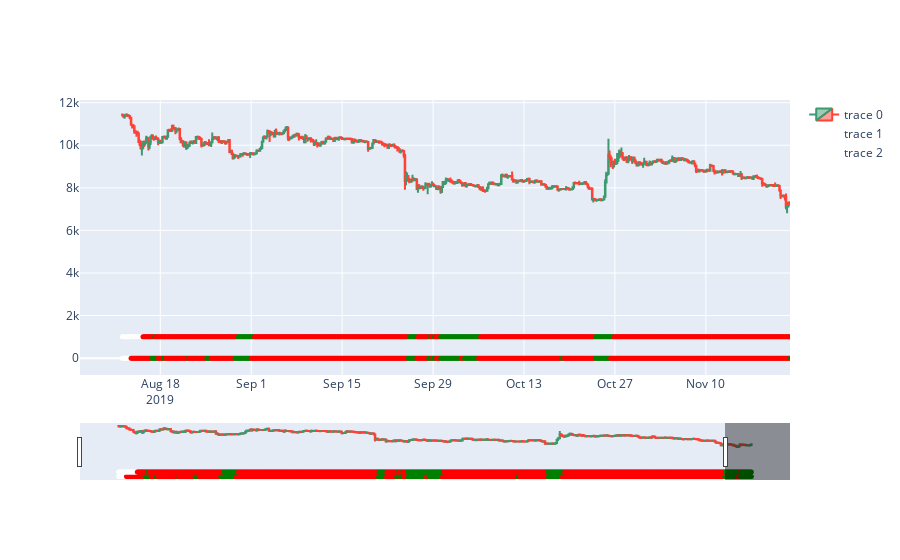

Notebook source saved alongside this figure:
### Code cell
fig = go.Figure(data=[go.Candlestick(x=df['date'],
                open=df['open'],
                high=df['high'],
                low=df['low'],
                close=df['close'])])

fig.add_trace(go.Scatter(x=df['date'], y=[0]*len(df['date']), mode='markers',
                         marker=dict(size=5, color=get_ema(9))))
fig.add_trace(go.Scatter(x=df['date'], y=[1000]*len(df['date']), mode='markers',
                         marker=dict(size=5, color=get_ema(20))))

fig.show()

### Figure 1 — Plotly figure (JSON) as saved in the notebook; plotly's stock layout.template omitted (floating-point values rounded to 4 significant figures; data arrays with more than 128 entries replaced by an {"elided": "..."} marker saying what was removed)
{"data": [{"close": {"elided": "645 float values"}, "high": {"elided": "645 float values"}, "low": {"elided": "645 float values"}, "open": {"elided": "645 float values"}, "type": "candlestick", "x": {"elided": "645 str values"}}, {"marker": {"color": {"elided": "645 str values"}, "size": 5}, "mode": "markers", "type": "scatter", "x": {"elided": "645 str values"}, "y": {"elided": "645 int values"}}, {"marker": {"color": {"elided": "645 str values"}, "size": 5}, "mode": "markers", "type": "scatter", "x": {"elided": "645 str values"}, "y": {"elided": "645 int values"}}], "layout": {"autosize": true, "xaxis": {"autorange": false, "range": ["2019-08-05 15:18:46.9636", "2019-11-22 22:49:03.4925"], "rangeslider": {"autorange": true, "range": ["2019-08-05 15:18:46.9636", "2019-12-04 00:41:13.0364"], "yaxis": {"_template": null, "rangemode": "match"}}, "type": "date"}, "yaxis": {"autorange": true, "range": [-873.5, 12130.0], "type": "linear"}}}
